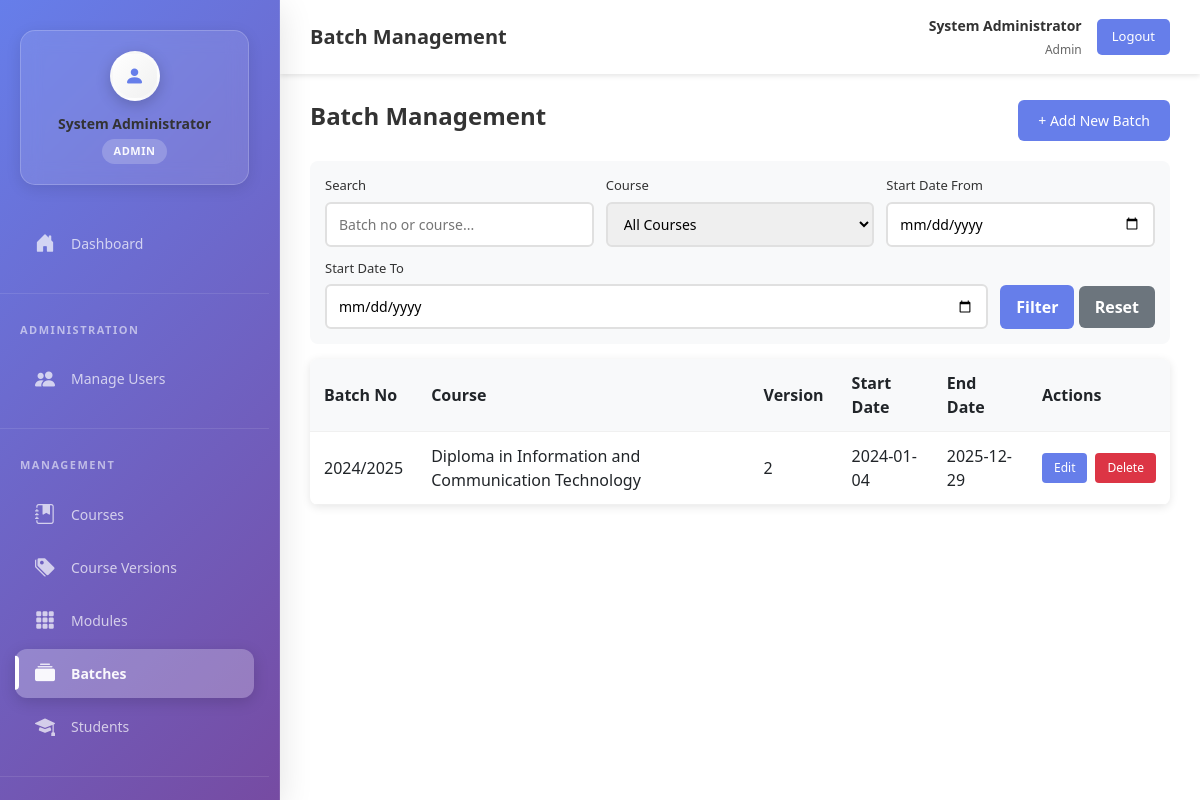
/views/index.php?action=batch (signed in), run on an earlier commit of the app's database.
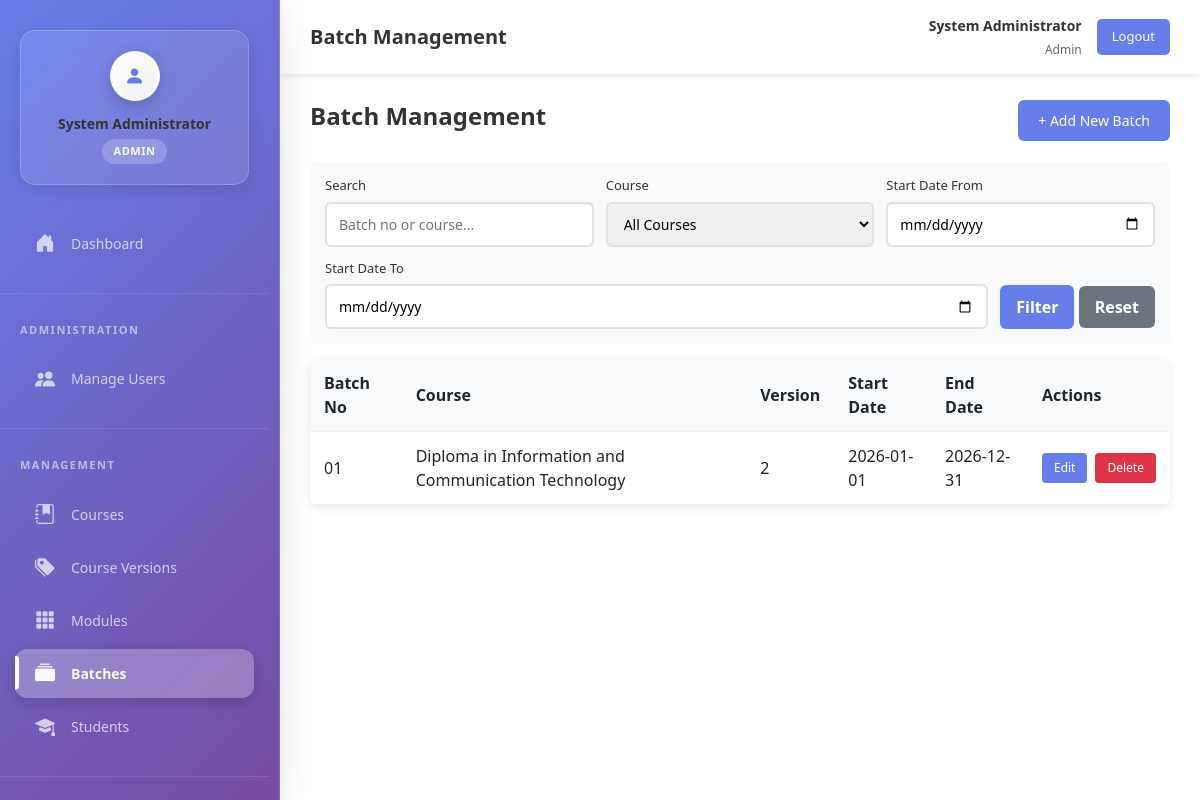
And on a later commit of the database.
### tables this page shows
CREATE TABLE IF NOT EXISTS `batch` (
  `id` int NOT NULL AUTO_INCREMENT,
  `batch_no` varchar(50) NOT NULL,
  `start_date` date DEFAULT NULL,
  `end_date` date DEFAULT NULL,
  `cid` int NOT NULL,
  `version_id` int DEFAULT NULL,
  `created_at` timestamp NULL DEFAULT CURRENT_TIMESTAMP,
  `updated_at` timestamp NULL DEFAULT CURRENT_TIMESTAMP ON UPDATE CURRENT_TIMESTAMP,
  PRIMARY KEY (`id`),
  KEY `cid` (`cid`),
  KEY `version_id` (`version_id`)
);

CREATE TABLE IF NOT EXISTS `courses` (
  `id` int NOT NULL AUTO_INCREMENT,
  `cname` varchar(100) NOT NULL,
  `created_at` timestamp NULL DEFAULT CURRENT_TIMESTAMP,
  `updated_at` timestamp NULL DEFAULT CURRENT_TIMESTAMP ON UPDATE CURRENT_TIMESTAMP,
  PRIMARY KEY (`id`),
  UNIQUE KEY `cname` (`cname`)
);

CREATE TABLE IF NOT EXISTS `versions` (
  `id` int NOT NULL AUTO_INCREMENT,
  `course_id` int NOT NULL,
  `version_name` varchar(100) NOT NULL,
  `description` text,
  `status` enum('active','inactive') DEFAULT 'active',
  `created_at` timestamp NULL DEFAULT CURRENT_TIMESTAMP,
  `updated_at` timestamp NULL DEFAULT CURRENT_TIMESTAMP ON UPDATE CURRENT_TIMESTAMP,
  PRIMARY KEY (`id`),
  UNIQUE KEY `unique_version_course` (`version_name`,`course_id`),
  KEY `course_id` (`course_id`)
);

### controllers/BatchController.php (called while the page is built, shortened)
<?php
require_once __DIR__ . '/../models/Batch.php';
class BatchController {
    private $batch;
    public function __construct() {
        $this->batch = new Batch();
    }
    public function index() {
        $filters = [
            'course_id' => $_GET['filter_course'] ?? '',
            'search' => $_GET['filter_search'] ?? '',
            'start_from' => $_GET['filter_start_from'] ?? '',
            'start_to' => $_GET['filter_start_to'] ?? '',
        ];
        $filters = array_filter($filters, fn($v)=>$v!=='' && $v!==null);
        $batches = $this->batch->getAll($filters);
        require_once __DIR__ . '/../views/batch/index.php';
    }
}
?>

### models/Batch.php (called while the page is built, shortened)
<?php
require_once __DIR__ . '/../config/database.php';
class Batch {
    private $conn;
    private $table = "batch";
    public function __construct() {
        $database = new Database();
        $this->conn = $database->getDbConnection();
    }
    public function getAll($filters = []) {
        $query = "SELECT b.id, b.batch_no, b.start_date, b.end_date, b.cid, b.version_id, b.created_at,
                         c.cname as course_name, v.version_name
                  FROM {$this->table} b
                  LEFT JOIN courses c ON b.cid = c.id
                  LEFT JOIN versions v ON b.version_id = v.id
                  WHERE 1=1";
        $params = [];
        $query .= " ORDER BY b.start_date DESC";
        $stmt = $this->conn->prepare($query);
        $stmt->execute();
        return $stmt->fetchAll(PDO::FETCH_ASSOC);
    }
}
?>

### config/database.php (called while the page is built, shortened)
<?php
class Database {
    private $host = "localhost";
    private $db_name = "exam_management";
    private $username = "root";
    private $password = "1234";
    public function getDbConnection() {
        $this->conn = null;
        try {
            $this->conn = new PDO(
                "mysql:host=" . $this->host . ";dbname=" . $this->db_name . ";charset=utf8mb4",
                $this->username,
                $this->password
            );
            $this->conn->setAttribute(PDO::ATTR_ERRMODE, PDO::ERRMODE_EXCEPTION);
        } catch(PDOException $e) {
            error_log("Database Connection Error: " . $e->getMessage());
            return null;
        }
        return $this->conn;
    }
}
?>

### views/batch/index.php (the view, shortened to what the changed rows need)
<?php require_once __DIR__ . '/../includes/sidebar.php'; ?>
<div class="main-content">
    <div class="page-header">
        <h1 class="page-title">Batch Management</h1>
    </div>
    <div class="table-container">
        <table>
            <thead>
                <tr>
                    <th>Batch No</th>
                    <th>Course</th>
                    <th>Version</th>
                    <th>Start Date</th>
                    <th>End Date</th>
                    <th>Actions</th>
                </tr>
            </thead>
            <tbody>
                <?php if (empty($batches)): ?>
                    <tr><td colspan="6" style="text-align:center; padding:30px; color:#777;">No batches found.</td></tr>
                <?php else: ?>
                    <?php foreach($batches as $batch): ?>
                        <tr>
                            <td><?php echo htmlspecialchars($batch['batch_no']); ?></td>
                            <td><?php echo htmlspecialchars($batch['course_name'] ?? '-'); ?></td>
                            <td><?php echo htmlspecialchars($batch['version_name'] ?? '-'); ?></td>
                            <td><?php echo $batch['start_date'] ?: '-'; ?></td>
                            <td><?php echo $batch['end_date'] ?: '-'; ?></td>
                            <td>
                                <div class="btn-group">
                                    <?php if (in_array($_SESSION['role'] ?? '', ['admin','teacher'])): ?>
                                        <a href="index.php?action=batch&sub=edit&id=<?php echo $batch['id']; ?>" class="btn-edit">Edit</a>
                                    <?php endif; ?>
                                    <?php if (isset($_SESSION['role']) && $_SESSION['role']=='admin'): ?>
                                        <a href="index.php?action=batch&sub=delete&id=<?php echo $batch['id']; ?>" class="btn-delete" data-delete="this batch">Delete</a>
                                    <?php endif; ?>
                                </div>
                            </td>
                        </tr>
                    <?php endforeach; ?>
                <?php endif; ?>
            </tbody>
        </table>
    </div>
</div>

What changed in the data, as far as the page shows it:
removed batch: batch_no "2024/2025", courses.cname "Diploma in Information and Communication Technology", version.version_name "2", start_date "2024-01-04", end_date "2025-12-29"
added batch: batch_no "01", courses.cname "Diploma in Information and Communication Technology", version.version_name "2", start_date "2026-01-01", end_date "2026-12-31"
